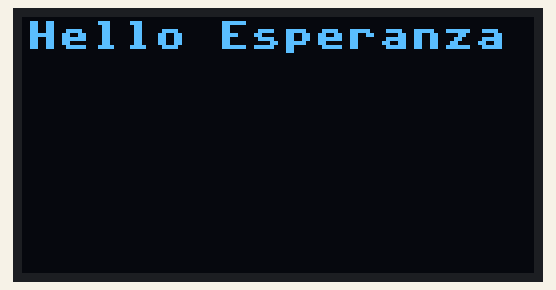
This program was run on a simulated Raspberry Pi Pico running MicroPython. Shown: 128×64 one-colour display. Library files of the repository ran but are not shown: ssd1306.py. At 16.1 s the program stops and its outputs stay as they are.

Above: at 0.22 s.
At 2.01 s:
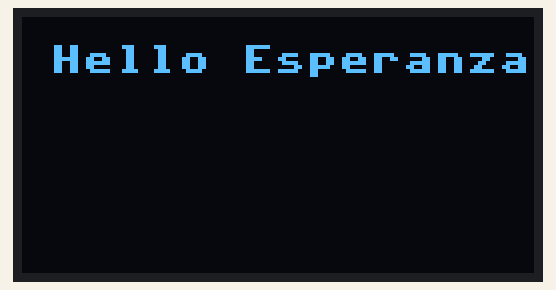
At 4.1 s:
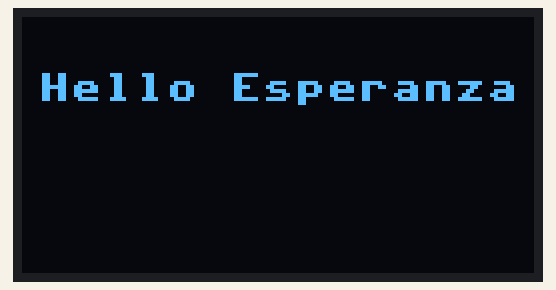
At 7.98 s:
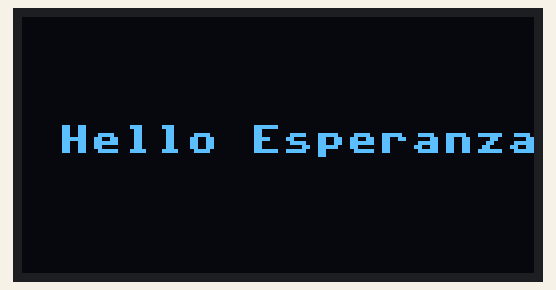
At 11.86 s:
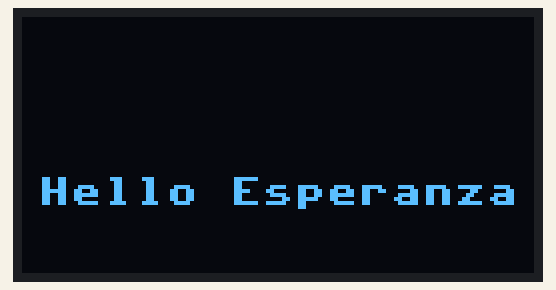
At 15.9 s:
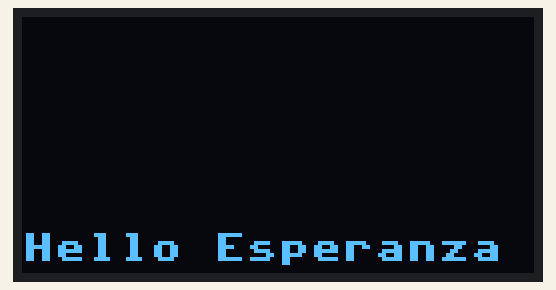

The program:

Lab8a.py
```python
# Author: J.E. Tannenbaum
# Initial Release: 01/29/2022
# Writing text to a I2C SSD1306 display
from machine import Pin, I2C
from ssd1306 import SSD1306_I2C
import time

i2c=I2C(0,sda=Pin(0), scl=Pin(1), freq=400000)
oled = SSD1306_I2C(128, 64, i2c)

x = 0
y = 0
for dir in range(6):
    step = 1
    if dir == 1 or dir == 3 or dir == 5:
        step = -1
    for z in range(0, 9):
        oled.fill(0)
        oled.show()
        x += step
        y += 1
        oled.text("Hello Esperanza", x, y)
        oled.show()
        time.sleep(.25)
```
